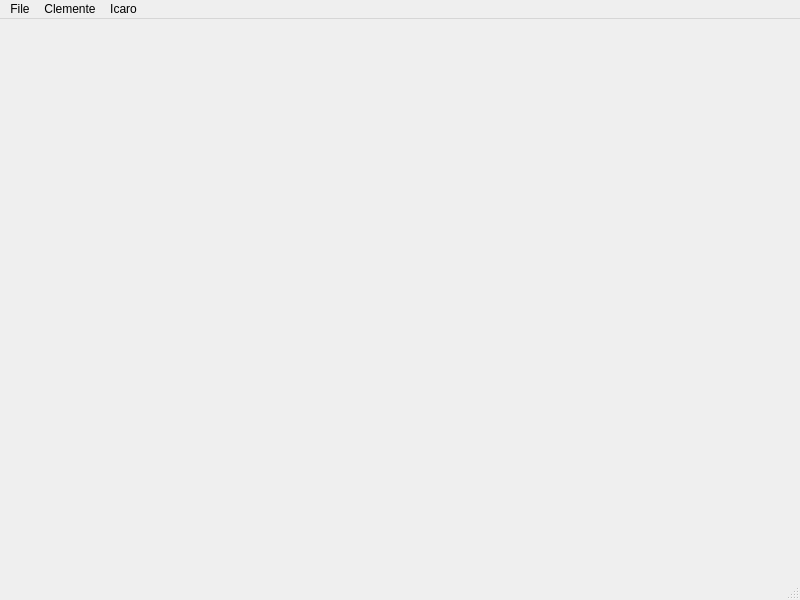
<?xml version="1.0" encoding="UTF-8"?>
<ui version="4.0">
 <class>MainWindow</class>
 <widget class="QMainWindow" name="MainWindow">
  <property name="geometry">
   <rect>
    <x>0</x>
    <y>0</y>
    <width>800</width>
    <height>600</height>
   </rect>
  </property>
  <property name="windowTitle">
   <string>MainWindow</string>
  </property>
  <widget class="QWidget" name="centralwidget"/>
  <widget class="QMenuBar" name="menubar">
   <property name="geometry">
    <rect>
     <x>0</x>
     <y>0</y>
     <width>800</width>
     <height>21</height>
    </rect>
   </property>
   <widget class="QMenu" name="menuClemente">
    <property name="title">
     <string>File</string>
    </property>
    <addaction name="actionQuit"/>
   </widget>
   <widget class="QMenu" name="menuClemente_2">
    <property name="title">
     <string>Clemente</string>
    </property>
    <addaction name="action_search_clemente"/>
    <addaction name="action_wait_clemente"/>
   </widget>
   <widget class="QMenu" name="menuIcaro">
    <property name="title">
     <string>Icaro</string>
    </property>
    <addaction name="action_search_icaro"/>
    <addaction name="actionConnect"/>
    <addaction name="actionDisconnect"/>
   </widget>
   <addaction name="menuClemente"/>
   <addaction name="menuClemente_2"/>
   <addaction name="menuIcaro"/>
  </widget>
  <widget class="QStatusBar" name="statusbar"/>
  <action name="actionQuit">
   <property name="text">
    <string>Quit</string>
   </property>
  </action>
  <action name="action_search_clemente">
   <property name="text">
    <string>Search</string>
   </property>
  </action>
  <action name="action_wait_clemente">
   <property name="text">
    <string>Wait</string>
   </property>
  </action>
  <action name="action_search_icaro">
   <property name="text">
    <string>Search</string>
   </property>
  </action>
  <action name="actionConnect">
   <property name="text">
    <string>Connect</string>
   </property>
  </action>
  <action name="actionDisconnect">
   <property name="text">
    <string>Disconnect</string>
   </property>
  </action>
 </widget>
 <resources/>
 <connections>
  <connection>
   <sender>actionQuit</sender>
   <signal>activated()</signal>
   <receiver>MainWindow</receiver>
   <slot>close()</slot>
   <hints>
    <hint type="sourcelabel">
     <x>-1</x>
     <y>-1</y>
    </hint>
    <hint type="destinationlabel">
     <x>399</x>
     <y>299</y>
    </hint>
   </hints>
  </connection>
 </connections>
</ui>
